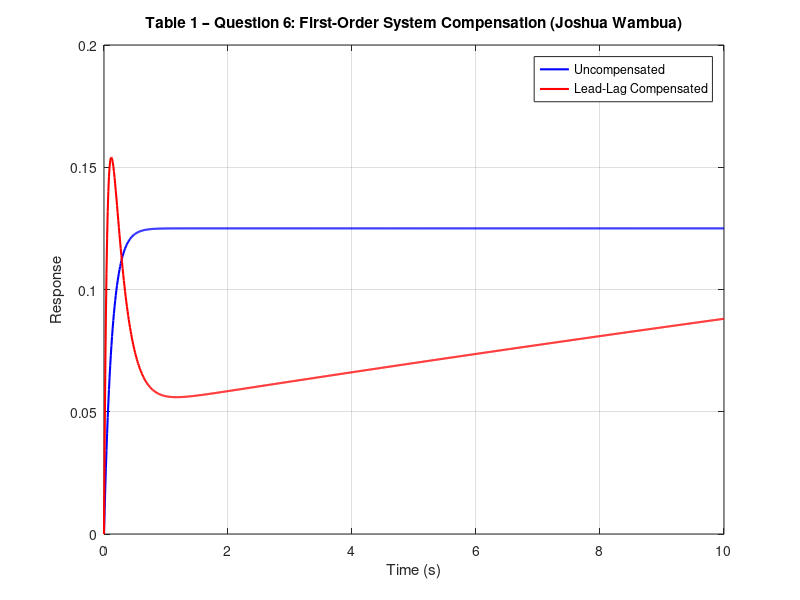

The MATLAB source for this figure: (Note: this script raises an error after producing the figure.)
% =========================================================
% CONTROL SYSTEMS II – COMPENSATOR DESIGN
% Author: Joshua Wambua
% Reg No: EG209/109705/22
% Table 1 – Question 1 (First-Order System)
% =========================================================
clc; 
clear; 
close all;

% --- Defining the First-Order System ---
a = 8; 
G = tf(1, [1 a]);

% --- Define Lead Compensator Parameters ---
z_lead = 1; 
p_lead = 10;
K_lead = 2;
G_lead = K_lead * tf([1 z_lead], [1 p_lead]);

% --- Define Lag Compensator Parameters ---
z_lag = 0.1;
p_lag = 0.01;
K_lag = 2;
G_lag = K_lag * tf([1 z_lag], [1 p_lag]);

% --- Combine Lead and Lag (Cascade Compensator) ---
G_lead_lag = G_lead * G_lag;

% --- Closed-Loop System with Compensation ---
G_closed = feedback(G * G_lead_lag, 1);

% --- Define a common simulation time vector ---
t = 0:0.01:10;  % 0 to 10 seconds, step of 0.01

% --- Compute Step Responses ---
y1 = step(G, t);         % Uncompensated system
y2 = step(G_closed, t);  % Compensated system

% --- Plot Step Responses ---
figure;
plot(t, y1, 'b', 'LineWidth', 1.5);
hold on;
plot(t, y2, 'r', 'LineWidth', 1.5);
grid on;
legend('Uncompensated', 'Lead-Lag Compensated');
title('Table 1 – Question 6: First-Order System Compensation (Joshua Wambua)');
xlabel('Time (s)');
ylabel('Response');

% --- Display Performance Information ---
info = stepinfo(G_closed);
disp('Performance Metrics (Compensated System):');
disp(info);
fprintf('Steady-State Error: %.4f\n', abs(1 - dcgain(G_closed)));
